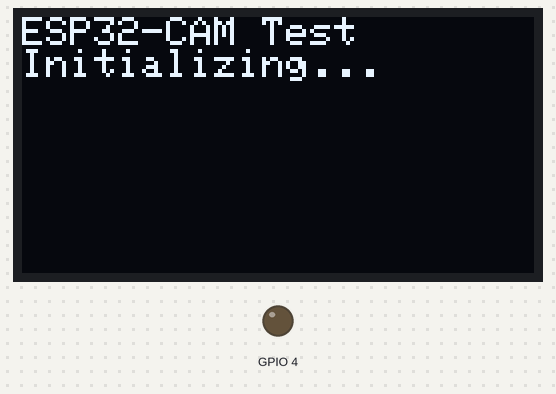
Recording of a sketch running on a simulated ESP32. Parts: 128×64 one-colour display, output pins drawn as LEDs (lit = HIGH). The camera gives no picture; what the sketch prints to the serial monitor is not drawn.

Above: at 1.1 s.
At 2.4 s:
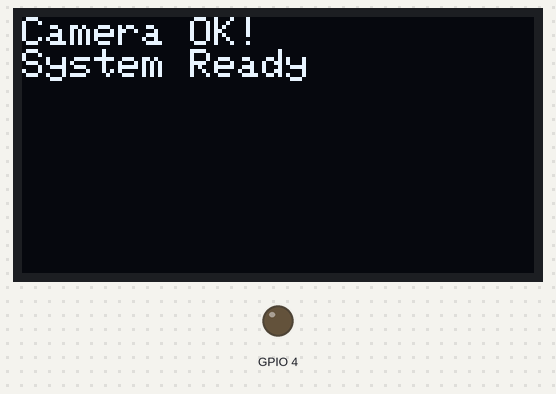
At 3.2 s:
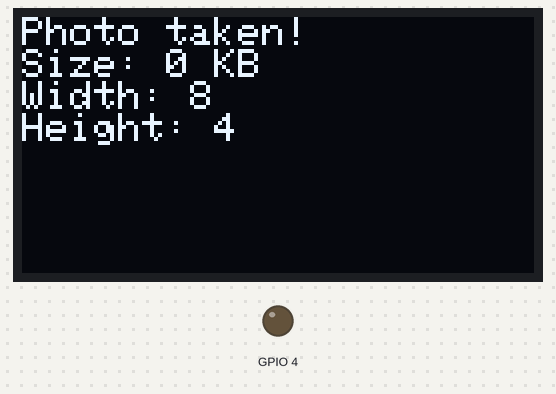
Timing chart, 0 to 40.0 s (numbered marks = the images above):
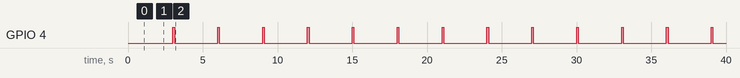

The sketch:

cam_display_test.ino
```cpp
/*
 * ESP32-CAM + OLED Simple Test
 * Just camera and display - nothing else
 */

#include <Wire.h>
#include <Adafruit_GFX.h>
#include <Adafruit_SSD1306.h>
#include "esp_camera.h"
#include "soc/soc.h"
#include "soc/rtc_cntl_reg.h"

// OLED pins - Using pins that are definitely free
#define SDA_PIN 13
#define SCL_PIN 12

// Camera pins (AI-Thinker)
#define PWDN_GPIO_NUM     32
#define RESET_GPIO_NUM    -1
#define XCLK_GPIO_NUM     0
#define SIOD_GPIO_NUM     26
#define SIOC_GPIO_NUM     27
#define Y9_GPIO_NUM       35
#define Y8_GPIO_NUM       34
#define Y7_GPIO_NUM       39
#define Y6_GPIO_NUM       36
#define Y5_GPIO_NUM       21
#define Y4_GPIO_NUM       19
#define Y3_GPIO_NUM       18
#define Y2_GPIO_NUM       5
#define VSYNC_GPIO_NUM    25
#define HREF_GPIO_NUM     23
#define PCLK_GPIO_NUM     22

Adafruit_SSD1306 display(128, 64, &Wire, -1);

void setup() {
    // Disable brownout
    WRITE_PERI_REG(RTC_CNTL_BROWN_OUT_REG, 0);

    Serial.begin(115200);
    delay(1000);

    // Initialize I2C for OLED
    Wire.begin(SDA_PIN, SCL_PIN);

    // Scan for I2C devices first
    Serial.println("I2C Scanner...");
    for(byte address = 1; address < 127; address++) {
        Wire.beginTransmission(address);
        byte error = Wire.endTransmission();
        if (error == 0) {
            Serial.print("I2C device at 0x");
            Serial.println(address, HEX);
        }
    }

    // Initialize OLED - try both common addresses
    if(!display.begin(SSD1306_SWITCHCAPVCC, 0x3C)) {
        Serial.println("Trying 0x3D...");
        if(!display.begin(SSD1306_SWITCHCAPVCC, 0x3D)) {
            Serial.println("OLED failed!");
            // Flash LED to show failure
            pinMode(4, OUTPUT);
            while(1) {
                digitalWrite(4, HIGH);
                delay(100);
                digitalWrite(4, LOW);
                delay(100);
            }
        }
    }

    // Show startup message
    display.clearDisplay();
    display.setTextSize(1);
    display.setTextColor(SSD1306_WHITE);
    display.setCursor(0,0);
    display.println("ESP32-CAM Test");
    display.println("Initializing...");
    display.display();
    delay(1000);

    // Initialize camera
    camera_config_t config;
    config.ledc_channel = LEDC_CHANNEL_0;
    config.ledc_timer = LEDC_TIMER_0;
    config.pin_d0 = Y2_GPIO_NUM;
    config.pin_d1 = Y3_GPIO_NUM;
    config.pin_d2 = Y4_GPIO_NUM;
    config.pin_d3 = Y5_GPIO_NUM;
    config.pin_d4 = Y6_GPIO_NUM;
    config.pin_d5 = Y7_GPIO_NUM;
    config.pin_d6 = Y8_GPIO_NUM;
    config.pin_d7 = Y9_GPIO_NUM;
    config.pin_xclk = XCLK_GPIO_NUM;
    config.pin_pclk = PCLK_GPIO_NUM;
    config.pin_vsync = VSYNC_GPIO_NUM;
    config.pin_href = HREF_GPIO_NUM;
    config.pin_sscb_sda = SIOD_GPIO_NUM;
    config.pin_sscb_scl = SIOC_GPIO_NUM;
    config.pin_pwdn = PWDN_GPIO_NUM;
    config.pin_reset = RESET_GPIO_NUM;
    config.xclk_freq_hz = 20000000;
    config.pixel_format = PIXFORMAT_JPEG;
    config.frame_size = FRAMESIZE_QVGA;
    config.jpeg_quality = 12;
    config.fb_count = 1;

    esp_err_t err = esp_camera_init(&config);
    if (err != ESP_OK) {
        display.clearDisplay();
        display.setCursor(0,0);
        display.println("Camera FAILED!");
        display.print("Error: 0x");
        display.println(err, HEX);
        display.display();
        return;
    }

    display.clearDisplay();
    display.setCursor(0,0);
    display.println("Camera OK!");
    display.println("System Ready");
    display.display();
}

void loop() {
    // Take a photo every 3 seconds
    static unsigned long lastCapture = 0;
    if (millis() - lastCapture > 3000) {
        lastCapture = millis();

        // Flash LED
        pinMode(4, OUTPUT);
        digitalWrite(4, HIGH);
        delay(50);

        camera_fb_t *fb = esp_camera_fb_get();
        digitalWrite(4, LOW);

        if (fb) {
            display.clearDisplay();
            display.setCursor(0,0);
            display.println("Photo taken!");
            display.print("Size: ");
            display.print(fb->len / 1024);
            display.println(" KB");
            display.print("Width: ");
            display.println(fb->width);
            display.print("Height: ");
            display.println(fb->height);
            display.display();

            esp_camera_fb_return(fb);
        } else {
            display.clearDisplay();
            display.setCursor(0,0);
            display.println("Capture failed!");
            display.display();
        }
    }
}
```

Measured:
- by itself, GPIO 4: alternates HIGH for 0.11 s and LOW for 2.9 s
- what the display in image 0 shows lasts 1.3 s, from 1.1 s to 2.4 s
- what the display in image 1 shows lasts 0.7 s, from 2.4 s to 3.1 s
